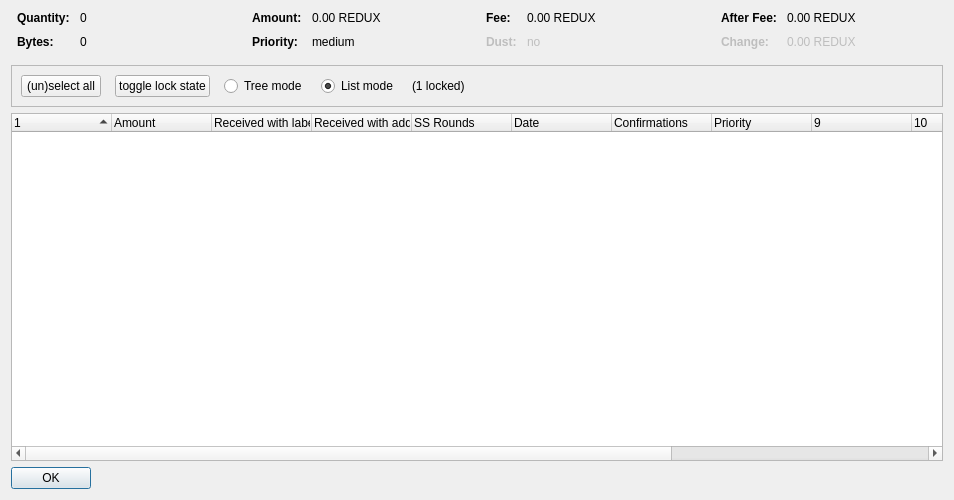
<?xml version="1.0" encoding="UTF-8"?>
<ui version="4.0">
 <class>CoinControlDialog</class>
 <widget class="QDialog" name="CoinControlDialog">
  <property name="geometry">
   <rect>
    <x>0</x>
    <y>0</y>
    <width>954</width>
    <height>500</height>
   </rect>
  </property>
  <property name="windowTitle">
   <string>Coin Selection</string>
  </property>
  <layout class="QVBoxLayout" name="verticalLayout">
   <item>
    <layout class="QHBoxLayout" name="horizontalLayoutTop" stretch="0,0,0,0">
     <property name="topMargin">
      <number>0</number>
     </property>
     <property name="bottomMargin">
      <number>10</number>
     </property>
     <item>
      <layout class="QFormLayout" name="formLayoutCoinControl1">
       <property name="horizontalSpacing">
        <number>10</number>
       </property>
       <property name="verticalSpacing">
        <number>10</number>
       </property>
       <property name="leftMargin">
        <number>6</number>
       </property>
       <property name="rightMargin">
        <number>6</number>
       </property>
       <item row="0" column="0">
        <widget class="QLabel" name="labelCoinControlQuantityText">
         <property name="font">
          <font>
           <weight>75</weight>
           <bold>true</bold>
          </font>
         </property>
         <property name="text">
          <string>Quantity:</string>
         </property>
        </widget>
       </item>
       <item row="0" column="1">
        <widget class="QLabel" name="labelCoinControlQuantity">
         <property name="cursor">
          <cursorShape>IBeamCursor</cursorShape>
         </property>
         <property name="contextMenuPolicy">
          <enum>Qt::ActionsContextMenu</enum>
         </property>
         <property name="text">
          <string notr="true">0</string>
         </property>
         <property name="textInteractionFlags">
          <set>Qt::LinksAccessibleByMouse|Qt::TextSelectableByKeyboard|Qt::TextSelectableByMouse</set>
         </property>
        </widget>
       </item>
       <item row="1" column="0">
        <widget class="QLabel" name="labelCoinControlBytesText">
         <property name="font">
          <font>
           <weight>75</weight>
           <bold>true</bold>
          </font>
         </property>
         <property name="text">
          <string>Bytes:</string>
         </property>
        </widget>
       </item>
       <item row="1" column="1">
        <widget class="QLabel" name="labelCoinControlBytes">
         <property name="cursor">
          <cursorShape>IBeamCursor</cursorShape>
         </property>
         <property name="contextMenuPolicy">
          <enum>Qt::ActionsContextMenu</enum>
         </property>
         <property name="text">
          <string notr="true">0</string>
         </property>
         <property name="textInteractionFlags">
          <set>Qt::LinksAccessibleByMouse|Qt::TextSelectableByKeyboard|Qt::TextSelectableByMouse</set>
         </property>
        </widget>
       </item>
      </layout>
     </item>
     <item>
      <layout class="QFormLayout" name="formLayoutCoinControl2">
       <property name="horizontalSpacing">
        <number>10</number>
       </property>
       <property name="verticalSpacing">
        <number>10</number>
       </property>
       <property name="leftMargin">
        <number>6</number>
       </property>
       <property name="rightMargin">
        <number>6</number>
       </property>
       <item row="0" column="0">
        <widget class="QLabel" name="labelCoinControlAmountText">
         <property name="font">
          <font>
           <weight>75</weight>
           <bold>true</bold>
          </font>
         </property>
         <property name="text">
          <string>Amount:</string>
         </property>
        </widget>
       </item>
       <item row="0" column="1">
        <widget class="QLabel" name="labelCoinControlAmount">
         <property name="cursor">
          <cursorShape>IBeamCursor</cursorShape>
         </property>
         <property name="contextMenuPolicy">
          <enum>Qt::ActionsContextMenu</enum>
         </property>
         <property name="text">
          <string notr="true">0.00 REDUX</string>
         </property>
         <property name="textInteractionFlags">
          <set>Qt::LinksAccessibleByMouse|Qt::TextSelectableByKeyboard|Qt::TextSelectableByMouse</set>
         </property>
        </widget>
       </item>
       <item row="1" column="0">
        <widget class="QLabel" name="labelCoinControlPriorityText">
         <property name="font">
          <font>
           <weight>75</weight>
           <bold>true</bold>
          </font>
         </property>
         <property name="text">
          <string>Priority:</string>
         </property>
        </widget>
       </item>
       <item row="1" column="1">
        <widget class="QLabel" name="labelCoinControlPriority">
         <property name="cursor">
          <cursorShape>IBeamCursor</cursorShape>
         </property>
         <property name="contextMenuPolicy">
          <enum>Qt::ActionsContextMenu</enum>
         </property>
         <property name="text">
          <string>medium</string>
         </property>
         <property name="textInteractionFlags">
          <set>Qt::LinksAccessibleByMouse|Qt::TextSelectableByKeyboard|Qt::TextSelectableByMouse</set>
         </property>
        </widget>
       </item>
      </layout>
     </item>
     <item>
      <layout class="QFormLayout" name="formLayoutCoinControl3">
       <property name="horizontalSpacing">
        <number>10</number>
       </property>
       <property name="verticalSpacing">
        <number>10</number>
       </property>
       <property name="leftMargin">
        <number>6</number>
       </property>
       <property name="rightMargin">
        <number>6</number>
       </property>
       <item row="0" column="0">
        <widget class="QLabel" name="labelCoinControlFeeText">
         <property name="font">
          <font>
           <weight>75</weight>
           <bold>true</bold>
          </font>
         </property>
         <property name="text">
          <string>Fee:</string>
         </property>
        </widget>
       </item>
       <item row="0" column="1">
        <widget class="QLabel" name="labelCoinControlFee">
         <property name="cursor">
          <cursorShape>IBeamCursor</cursorShape>
         </property>
         <property name="contextMenuPolicy">
          <enum>Qt::ActionsContextMenu</enum>
         </property>
         <property name="text">
          <string notr="true">0.00 REDUX</string>
         </property>
         <property name="textInteractionFlags">
          <set>Qt::LinksAccessibleByMouse|Qt::TextSelectableByKeyboard|Qt::TextSelectableByMouse</set>
         </property>
        </widget>
       </item>
       <item row="1" column="0">
        <widget class="QLabel" name="labelCoinControlLowOutputText">
         <property name="enabled">
          <bool>false</bool>
         </property>
         <property name="font">
          <font>
           <weight>75</weight>
           <bold>true</bold>
          </font>
         </property>
         <property name="text">
          <string>Dust:</string>
         </property>
        </widget>
       </item>
       <item row="1" column="1">
        <widget class="QLabel" name="labelCoinControlLowOutput">
         <property name="enabled">
          <bool>false</bool>
         </property>
         <property name="cursor">
          <cursorShape>IBeamCursor</cursorShape>
         </property>
         <property name="contextMenuPolicy">
          <enum>Qt::ActionsContextMenu</enum>
         </property>
         <property name="text">
          <string>no</string>
         </property>
         <property name="textInteractionFlags">
          <set>Qt::LinksAccessibleByMouse|Qt::TextSelectableByKeyboard|Qt::TextSelectableByMouse</set>
         </property>
        </widget>
       </item>
      </layout>
     </item>
     <item>
      <layout class="QFormLayout" name="formLayoutCoinControl4">
       <property name="horizontalSpacing">
        <number>10</number>
       </property>
       <property name="verticalSpacing">
        <number>10</number>
       </property>
       <property name="leftMargin">
        <number>6</number>
       </property>
       <property name="rightMargin">
        <number>6</number>
       </property>
       <item row="0" column="0">
        <widget class="QLabel" name="labelCoinControlAfterFeeText">
         <property name="font">
          <font>
           <weight>75</weight>
           <bold>true</bold>
          </font>
         </property>
         <property name="text">
          <string>After Fee:</string>
         </property>
        </widget>
       </item>
       <item row="0" column="1">
        <widget class="QLabel" name="labelCoinControlAfterFee">
         <property name="cursor">
          <cursorShape>IBeamCursor</cursorShape>
         </property>
         <property name="contextMenuPolicy">
          <enum>Qt::ActionsContextMenu</enum>
         </property>
         <property name="text">
          <string notr="true">0.00 REDUX</string>
         </property>
         <property name="textInteractionFlags">
          <set>Qt::LinksAccessibleByMouse|Qt::TextSelectableByKeyboard|Qt::TextSelectableByMouse</set>
         </property>
        </widget>
       </item>
       <item row="1" column="0">
        <widget class="QLabel" name="labelCoinControlChangeText">
         <property name="enabled">
          <bool>false</bool>
         </property>
         <property name="font">
          <font>
           <weight>75</weight>
           <bold>true</bold>
          </font>
         </property>
         <property name="text">
          <string>Change:</string>
         </property>
        </widget>
       </item>
       <item row="1" column="1">
        <widget class="QLabel" name="labelCoinControlChange">
         <property name="enabled">
          <bool>false</bool>
         </property>
         <property name="cursor">
          <cursorShape>IBeamCursor</cursorShape>
         </property>
         <property name="contextMenuPolicy">
          <enum>Qt::ActionsContextMenu</enum>
         </property>
         <property name="text">
          <string notr="true">0.00 REDUX</string>
         </property>
         <property name="textInteractionFlags">
          <set>Qt::LinksAccessibleByMouse|Qt::TextSelectableByKeyboard|Qt::TextSelectableByMouse</set>
         </property>
        </widget>
       </item>
      </layout>
     </item>
    </layout>
   </item>
   <item>
    <widget class="QFrame" name="frame">
     <property name="minimumSize">
      <size>
       <width>0</width>
       <height>40</height>
      </size>
     </property>
     <property name="frameShape">
      <enum>QFrame::StyledPanel</enum>
     </property>
     <property name="frameShadow">
      <enum>QFrame::Sunken</enum>
     </property>
     <layout class="QHBoxLayout" name="horizontalLayout">
      <item>
       <layout class="QHBoxLayout" name="horizontalLayoutPanel" stretch="0,0,0,0,0,0">
        <property name="spacing">
         <number>14</number>
        </property>
        <item>
         <widget class="QPushButton" name="pushButtonSelectAll">
          <property name="sizePolicy">
           <sizepolicy hsizetype="Maximum" vsizetype="Fixed">
            <horstretch>0</horstretch>
            <verstretch>0</verstretch>
           </sizepolicy>
          </property>
          <property name="text">
           <string>(un)select all</string>
          </property>
          <property name="autoDefault">
           <bool>false</bool>
          </property>
         </widget>
        </item>
        <item>
         <widget class="QPushButton" name="pushButtonToggleLock">
          <property name="sizePolicy">
           <sizepolicy hsizetype="Maximum" vsizetype="Fixed">
            <horstretch>0</horstretch>
            <verstretch>0</verstretch>
           </sizepolicy>
          </property>
          <property name="text">
           <string>toggle lock state</string>
          </property>
          <property name="autoDefault">
           <bool>false</bool>
          </property>
         </widget>
        </item>
        <item>
         <widget class="QRadioButton" name="radioTreeMode">
          <property name="sizePolicy">
           <sizepolicy hsizetype="Maximum" vsizetype="Fixed">
            <horstretch>0</horstretch>
            <verstretch>0</verstretch>
           </sizepolicy>
          </property>
          <property name="text">
           <string>Tree mode</string>
          </property>
         </widget>
        </item>
        <item>
         <widget class="QRadioButton" name="radioListMode">
          <property name="sizePolicy">
           <sizepolicy hsizetype="Maximum" vsizetype="Fixed">
            <horstretch>0</horstretch>
            <verstretch>0</verstretch>
           </sizepolicy>
          </property>
          <property name="text">
           <string>List mode</string>
          </property>
          <property name="checked">
           <bool>true</bool>
          </property>
         </widget>
        </item>
        <item>
         <widget class="QLabel" name="labelLocked">
          <property name="text">
           <string>(1 locked)</string>
          </property>
         </widget>
        </item>
        <item>
         <spacer name="horizontalSpacer">
          <property name="orientation">
           <enum>Qt::Horizontal</enum>
          </property>
          <property name="sizeHint" stdset="0">
           <size>
            <width>40</width>
            <height>20</height>
           </size>
          </property>
         </spacer>
        </item>
       </layout>
      </item>
     </layout>
    </widget>
   </item>
   <item>
    <widget class="CoinControlTreeWidget" name="treeWidget">
     <property name="contextMenuPolicy">
      <enum>Qt::CustomContextMenu</enum>
     </property>
     <property name="sortingEnabled">
      <bool>false</bool>
     </property>
     <property name="columnCount">
      <number>13</number>
     </property>
     <attribute name="headerShowSortIndicator" stdset="0">
      <bool>true</bool>
     </attribute>
     <attribute name="headerStretchLastSection">
      <bool>false</bool>
     </attribute>
     <column>
      <property name="text">
       <string/>
      </property>
     </column>
     <column>
      <property name="text">
       <string>Amount</string>
      </property>
     </column>
     <column>
      <property name="text">
       <string>Received with label</string>
      </property>
     </column>
     <column>
      <property name="text">
       <string>Received with address</string>
      </property>
     </column>
     <column>
      <property name="text">
       <string>SS Rounds</string>
      </property>
     </column>
     <column>
      <property name="text">
       <string>Date</string>
      </property>
     </column>
     <column>
      <property name="text">
       <string>Confirmations</string>
      </property>
      <property name="toolTip">
       <string>Confirmed</string>
      </property>
     </column>
     <column>
      <property name="text">
       <string>Priority</string>
      </property>
     </column>
     <column>
      <property name="text">
       <string/>
      </property>
     </column>
     <column>
      <property name="text">
       <string/>
      </property>
     </column>
     <column>
      <property name="text">
       <string/>
      </property>
     </column>
     <column>
      <property name="text">
       <string/>
      </property>
     </column>
     <column>
      <property name="text">
       <string/>
      </property>
     </column>
    </widget>
   </item>
   <item>
    <widget class="QDialogButtonBox" name="buttonBox">
     <property name="sizePolicy">
      <sizepolicy hsizetype="Maximum" vsizetype="Fixed">
       <horstretch>0</horstretch>
       <verstretch>0</verstretch>
      </sizepolicy>
     </property>
     <property name="orientation">
      <enum>Qt::Horizontal</enum>
     </property>
     <property name="standardButtons">
      <set>QDialogButtonBox::Ok</set>
     </property>
    </widget>
   </item>
  </layout>
 </widget>
 <customwidgets>
  <customwidget>
   <class>CoinControlTreeWidget</class>
   <extends>QTreeWidget</extends>
   <header>coincontroltreewidget.h</header>
  </customwidget>
 </customwidgets>
 <resources/>
 <connections/>
</ui>
